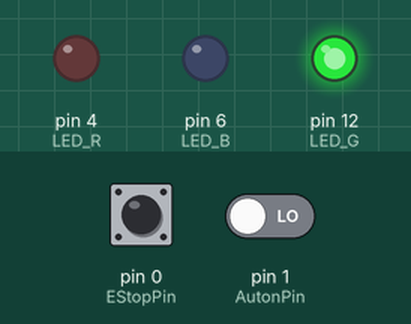
A sketch run on a simulated Arduino Uno, built with avr-gcc and run on an emulated ATmega328P. Shown: output pins drawn as LEDs (lit = HIGH). Dashed ring = blinking. Inputs (shaded band) come from the test bench; at power-on: pin 1 (AutonPin) LOW, pin 0 (EStopPin) LOW.

Above: at 1.2 s.
1.3 s: pin 1 (AutonPin) driven HIGH
At 4.2 s:
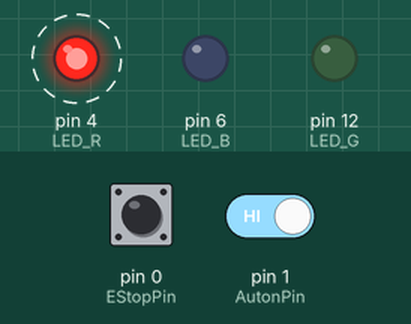
4.3 s: pin 0 (EStopPin) pulled HIGH for 3.2 s
9.0 s: pin 1 (AutonPin) driven LOW
At 10.0 s:
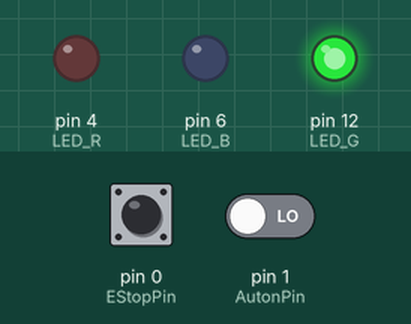
Timing chart, 0 to 12.0 s (numbered marks = the images above; inputs shaded):
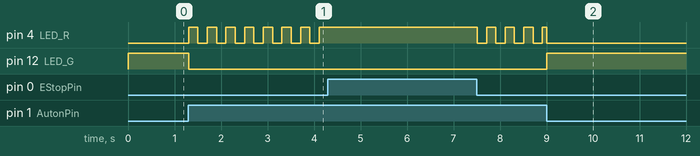

Measured:
- after the input at 1.3 s, pin 4 (LED_R): alternates HIGH for 0.20 s and LOW for 0.20 s, starting at once; pin 12 (LED_G): HIGH → LOW at once
- after the input at 9.0 s, pin 12 (LED_G): LOW → HIGH at once

The sketch:

Robot_Base_Control_Board.ino
```cpp
// States
bool EStopped = false;
bool AutonMode = false;

// Inputs
const int EStopPin = 0;
const int AutonPin = 1;

// Outputs
const int LED_R = 4;
const int LED_G = 12;
const int LED_B = 6;

// Blinking Declarations
unsigned long prevRunTime = 0;
const int blinkInterval = 200;
bool autonLEDState = false;
void AutonRedBlink();

void setup()
{
  pinMode(EStopPin, INPUT);
  pinMode(AutonPin, INPUT);

  pinMode(LED_R, OUTPUT);
  pinMode(LED_G, OUTPUT);
  pinMode(LED_B, OUTPUT);

  // Initialize LED states
  digitalWrite(LED_R, LOW);
  digitalWrite(LED_G, LOW);
  digitalWrite(LED_B, LOW);
}

void loop()
{
  EStopped = digitalRead(EStopPin);
  AutonMode = digitalRead(AutonPin);

  if (EStopped)
  {
    digitalWrite(LED_R, HIGH);
    digitalWrite(LED_G, LOW);
    digitalWrite(LED_B, LOW);
  }
  else
  {
    if (AutonMode)
    {
      AutonRedBlink();
    }
    else
    {
      digitalWrite(LED_R, LOW);
      digitalWrite(LED_G, HIGH);
      digitalWrite(LED_B, LOW);
    }
  }
  delay(10);
}

void AutonRedBlink()
{
  digitalWrite(LED_B, LOW);
  digitalWrite(LED_G, LOW);

  unsigned long currRunTime = millis();

  if(currRunTime - prevRunTime >= blinkInterval)
  {
    autonLEDState = !autonLEDState;

    digitalWrite(LED_R, autonLEDState ? HIGH : LOW);

    prevRunTime = currRunTime;
  }
}
```
